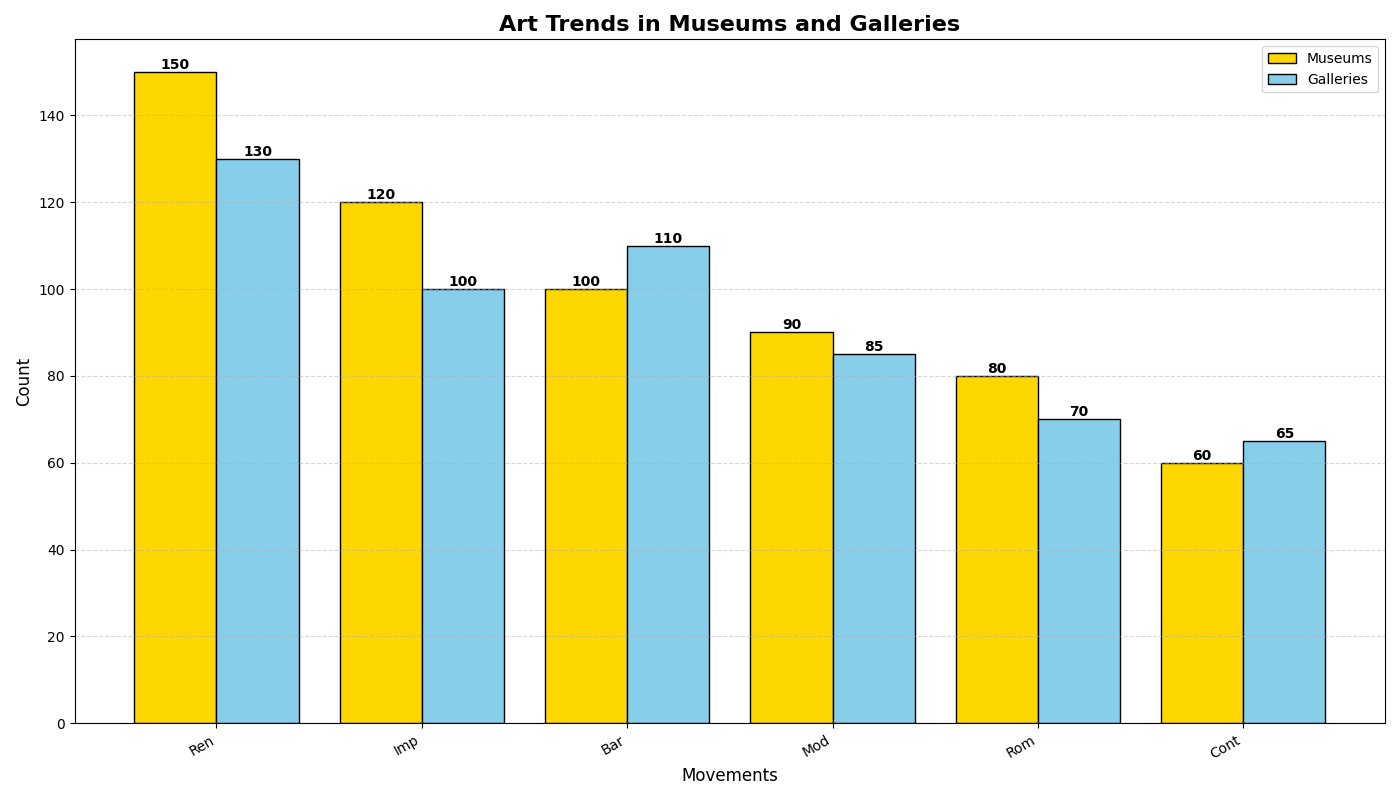

Python code for this plot:
import matplotlib.pyplot as plt
import numpy as np

# Prepare data
art_movements = ['Ren', 'Bar', 'Rom', 'Imp', 'Mod', 'Cont']
museum_counts = [150, 100, 80, 120, 90, 60]
gallery_counts = [130, 110, 70, 100, 85, 65]

# Sort data in descending order based on museum_counts
sorted_indices = np.argsort(museum_counts)[::-1]
art_movements_sorted = [art_movements[i] for i in sorted_indices]
museum_counts_sorted = [museum_counts[i] for i in sorted_indices]
gallery_counts_sorted = [gallery_counts[i] for i in sorted_indices]

# Plot sorted bar chart
fig, ax = plt.subplots(figsize=(14, 8))
bar_width = 0.4
x_indexes = np.arange(len(art_movements))

bars_museum = ax.bar(x_indexes - bar_width/2, museum_counts_sorted, color='#FFD700',
                     width=bar_width, edgecolor='black', label='Museums')
bars_gallery = ax.bar(x_indexes + bar_width/2, gallery_counts_sorted, color='#87CEEB',
                      width=bar_width, edgecolor='black', label='Galleries')

# Annotate bars
for bar in bars_museum + bars_gallery:
    yval = bar.get_height()
    ax.text(
        bar.get_x() + bar.get_width()/2,
        yval,
        f'{int(yval)}',
        ha='center',
        va='bottom',
        fontsize=10,
        fontweight='bold'
    )

ax.set_title('Art Trends in Museums and Galleries', fontsize=16, fontweight='bold')
ax.set_ylabel('Count', fontsize=12)
ax.set_xlabel('Movements', fontsize=12)

plt.xticks(x_indexes, art_movements_sorted, rotation=30, ha='right')
ax.grid(True, linestyle='--', alpha=0.5, axis='y')
ax.legend()

plt.tight_layout()
plt.show()
